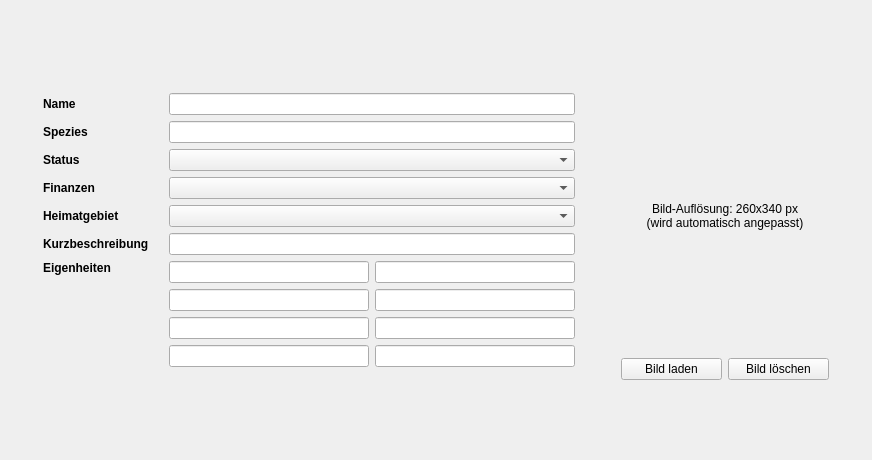
<?xml version="1.0" encoding="UTF-8"?>
<ui version="4.0">
 <class>formBeschreibung</class>
 <widget class="QWidget" name="formBeschreibung">
  <property name="geometry">
   <rect>
    <x>0</x>
    <y>0</y>
    <width>872</width>
    <height>460</height>
   </rect>
  </property>
  <property name="windowTitle">
   <string>Beschreibung</string>
  </property>
  <layout class="QGridLayout" name="gridLayout_3">
   <item row="0" column="0">
    <layout class="QGridLayout" name="gridLayout">
     <property name="sizeConstraint">
      <enum>QLayout::SizeConstraint::SetDefaultConstraint</enum>
     </property>
     <item row="1" column="2">
      <widget class="QLineEdit" name="editName"/>
     </item>
     <item row="3" column="1">
      <widget class="QLabel" name="labelStatus">
       <property name="font">
        <font>
         <bold>true</bold>
        </font>
       </property>
       <property name="text">
        <string>Status</string>
       </property>
       <property name="class" stdset="0">
        <string>h4</string>
       </property>
      </widget>
     </item>
     <item row="6" column="2">
      <widget class="QLineEdit" name="editKurzbeschreibung"/>
     </item>
     <item row="0" column="1">
      <spacer name="verticalSpacer_7">
       <property name="orientation">
        <enum>Qt::Orientation::Vertical</enum>
       </property>
       <property name="sizeHint" stdset="0">
        <size>
         <width>20</width>
         <height>40</height>
        </size>
       </property>
      </spacer>
     </item>
     <item row="1" column="3">
      <spacer name="horizontalSpacer_3">
       <property name="orientation">
        <enum>Qt::Orientation::Horizontal</enum>
       </property>
       <property name="sizeType">
        <enum>QSizePolicy::Policy::Fixed</enum>
       </property>
       <property name="sizeHint" stdset="0">
        <size>
         <width>40</width>
         <height>20</height>
        </size>
       </property>
      </spacer>
     </item>
     <item row="1" column="5">
      <spacer name="horizontalSpacer_2">
       <property name="orientation">
        <enum>Qt::Orientation::Horizontal</enum>
       </property>
       <property name="sizeType">
        <enum>QSizePolicy::Policy::Preferred</enum>
       </property>
       <property name="sizeHint" stdset="0">
        <size>
         <width>150</width>
         <height>20</height>
        </size>
       </property>
      </spacer>
     </item>
     <item row="8" column="1">
      <spacer name="verticalSpacer">
       <property name="orientation">
        <enum>Qt::Orientation::Vertical</enum>
       </property>
       <property name="sizeType">
        <enum>QSizePolicy::Policy::Expanding</enum>
       </property>
       <property name="sizeHint" stdset="0">
        <size>
         <width>20</width>
         <height>40</height>
        </size>
       </property>
      </spacer>
     </item>
     <item row="4" column="1">
      <widget class="QLabel" name="labelFinanzen">
       <property name="font">
        <font>
         <bold>true</bold>
        </font>
       </property>
       <property name="text">
        <string>Finanzen</string>
       </property>
       <property name="class" stdset="0">
        <string>h4</string>
       </property>
      </widget>
     </item>
     <item row="3" column="2">
      <widget class="QComboBox" name="comboStatus">
       <property name="currentIndex">
        <number>-1</number>
       </property>
       <property name="maxVisibleItems">
        <number>5</number>
       </property>
       <property name="minimumContentsLength">
        <number>0</number>
       </property>
      </widget>
     </item>
     <item row="7" column="2">
      <layout class="QGridLayout" name="gridLayout_2">
       <item row="0" column="1">
        <widget class="QLineEdit" name="editEig2">
         <property name="minimumSize">
          <size>
           <width>200</width>
           <height>0</height>
          </size>
         </property>
        </widget>
       </item>
       <item row="1" column="0">
        <widget class="QLineEdit" name="editEig3">
         <property name="minimumSize">
          <size>
           <width>200</width>
           <height>0</height>
          </size>
         </property>
        </widget>
       </item>
       <item row="3" column="1">
        <widget class="QLineEdit" name="editEig8">
         <property name="minimumSize">
          <size>
           <width>200</width>
           <height>0</height>
          </size>
         </property>
        </widget>
       </item>
       <item row="2" column="1">
        <widget class="QLineEdit" name="editEig6">
         <property name="minimumSize">
          <size>
           <width>200</width>
           <height>0</height>
          </size>
         </property>
        </widget>
       </item>
       <item row="3" column="0">
        <widget class="QLineEdit" name="editEig7">
         <property name="minimumSize">
          <size>
           <width>200</width>
           <height>0</height>
          </size>
         </property>
        </widget>
       </item>
       <item row="0" column="0">
        <widget class="QLineEdit" name="editEig1">
         <property name="minimumSize">
          <size>
           <width>200</width>
           <height>0</height>
          </size>
         </property>
        </widget>
       </item>
       <item row="2" column="0">
        <widget class="QLineEdit" name="editEig5">
         <property name="minimumSize">
          <size>
           <width>200</width>
           <height>0</height>
          </size>
         </property>
        </widget>
       </item>
       <item row="1" column="1">
        <widget class="QLineEdit" name="editEig4">
         <property name="minimumSize">
          <size>
           <width>200</width>
           <height>0</height>
          </size>
         </property>
        </widget>
       </item>
      </layout>
     </item>
     <item row="1" column="0">
      <spacer name="horizontalSpacer">
       <property name="orientation">
        <enum>Qt::Orientation::Horizontal</enum>
       </property>
       <property name="sizeType">
        <enum>QSizePolicy::Policy::Preferred</enum>
       </property>
       <property name="sizeHint" stdset="0">
        <size>
         <width>150</width>
         <height>20</height>
        </size>
       </property>
      </spacer>
     </item>
     <item row="6" column="1">
      <widget class="QLabel" name="labelKurzbeschreibung">
       <property name="minimumSize">
        <size>
         <width>120</width>
         <height>0</height>
        </size>
       </property>
       <property name="font">
        <font>
         <bold>true</bold>
        </font>
       </property>
       <property name="text">
        <string>Kurzbeschreibung</string>
       </property>
       <property name="class" stdset="0">
        <string>h4</string>
       </property>
      </widget>
     </item>
     <item row="2" column="2">
      <widget class="QLineEdit" name="editSpezies"/>
     </item>
     <item row="7" column="1">
      <widget class="QLabel" name="labelEigenheiten">
       <property name="font">
        <font>
         <bold>true</bold>
        </font>
       </property>
       <property name="text">
        <string>Eigenheiten</string>
       </property>
       <property name="alignment">
        <set>Qt::AlignmentFlag::AlignLeading|Qt::AlignmentFlag::AlignLeft|Qt::AlignmentFlag::AlignTop</set>
       </property>
       <property name="class" stdset="0">
        <string>h4</string>
       </property>
      </widget>
     </item>
     <item row="1" column="1">
      <widget class="QLabel" name="labelName">
       <property name="font">
        <font>
         <bold>true</bold>
        </font>
       </property>
       <property name="text">
        <string>Name</string>
       </property>
       <property name="class" stdset="0">
        <string>h4</string>
       </property>
      </widget>
     </item>
     <item row="2" column="1">
      <widget class="QLabel" name="labelSpezies">
       <property name="font">
        <font>
         <bold>true</bold>
        </font>
       </property>
       <property name="text">
        <string>Spezies</string>
       </property>
       <property name="class" stdset="0">
        <string>h4</string>
       </property>
      </widget>
     </item>
     <item row="4" column="2">
      <widget class="QComboBox" name="comboFinanzen">
       <property name="currentIndex">
        <number>-1</number>
       </property>
       <property name="maxVisibleItems">
        <number>5</number>
       </property>
      </widget>
     </item>
     <item row="5" column="2">
      <widget class="QComboBox" name="comboHeimat"/>
     </item>
     <item row="5" column="1">
      <widget class="QLabel" name="labelHeimat">
       <property name="font">
        <font>
         <bold>true</bold>
        </font>
       </property>
       <property name="text">
        <string>Heimatgebiet</string>
       </property>
       <property name="class" stdset="0">
        <string>h4</string>
       </property>
      </widget>
     </item>
     <item row="0" column="4" rowspan="9">
      <layout class="QVBoxLayout" name="verticalLayout">
       <item>
        <spacer name="horizontalSpacer_4">
         <property name="orientation">
          <enum>Qt::Orientation::Vertical</enum>
         </property>
         <property name="sizeHint" stdset="0">
          <size>
           <width>0</width>
           <height>40</height>
          </size>
         </property>
        </spacer>
       </item>
       <item>
        <widget class="QLabel" name="labelImage">
         <property name="minimumSize">
          <size>
           <width>208</width>
           <height>272</height>
          </size>
         </property>
         <property name="maximumSize">
          <size>
           <width>208</width>
           <height>272</height>
          </size>
         </property>
         <property name="toolTip">
          <string>&lt;html&gt;&lt;head/&gt;&lt;body&gt;&lt;p&gt;Das Bild wird im Taverne-Hauptfenster für die Schnellade-Funktion verwendet und im Charakterbogen ausgegeben. Hinweis: Der Standard Charakterbogen hat keinen Platz für ein Bild. Wechsle im Info-Tab auf den &amp;quot;Standardbogen mit Bild statt SchiP&amp;quot; oder einen der anderen Bögen.&lt;/p&gt;&lt;/body&gt;&lt;/html&gt;</string>
         </property>
         <property name="text">
          <string>Bild-Auflösung: 260x340 px
(wird automatisch angepasst)</string>
         </property>
         <property name="alignment">
          <set>Qt::AlignmentFlag::AlignCenter</set>
         </property>
         <property name="wordWrap">
          <bool>true</bool>
         </property>
        </widget>
       </item>
       <item>
        <layout class="QHBoxLayout" name="horizontalLayout">
         <item>
          <widget class="QPushButton" name="buttonLoadImage">
           <property name="text">
            <string>Bild laden</string>
           </property>
          </widget>
         </item>
         <item>
          <widget class="QPushButton" name="buttonDeleteImage">
           <property name="text">
            <string>Bild löschen</string>
           </property>
          </widget>
         </item>
        </layout>
       </item>
       <item>
        <spacer name="horizontalSpacer_5">
         <property name="orientation">
          <enum>Qt::Orientation::Vertical</enum>
         </property>
         <property name="sizeHint" stdset="0">
          <size>
           <width>0</width>
           <height>40</height>
          </size>
         </property>
        </spacer>
       </item>
      </layout>
     </item>
    </layout>
   </item>
  </layout>
 </widget>
 <tabstops>
  <tabstop>editSpezies</tabstop>
  <tabstop>comboStatus</tabstop>
  <tabstop>comboFinanzen</tabstop>
  <tabstop>comboHeimat</tabstop>
  <tabstop>editKurzbeschreibung</tabstop>
  <tabstop>editEig1</tabstop>
  <tabstop>editEig3</tabstop>
  <tabstop>editEig5</tabstop>
  <tabstop>editEig7</tabstop>
  <tabstop>editEig2</tabstop>
  <tabstop>editEig4</tabstop>
  <tabstop>editEig6</tabstop>
  <tabstop>editEig8</tabstop>
 </tabstops>
 <resources/>
 <connections/>
</ui>
